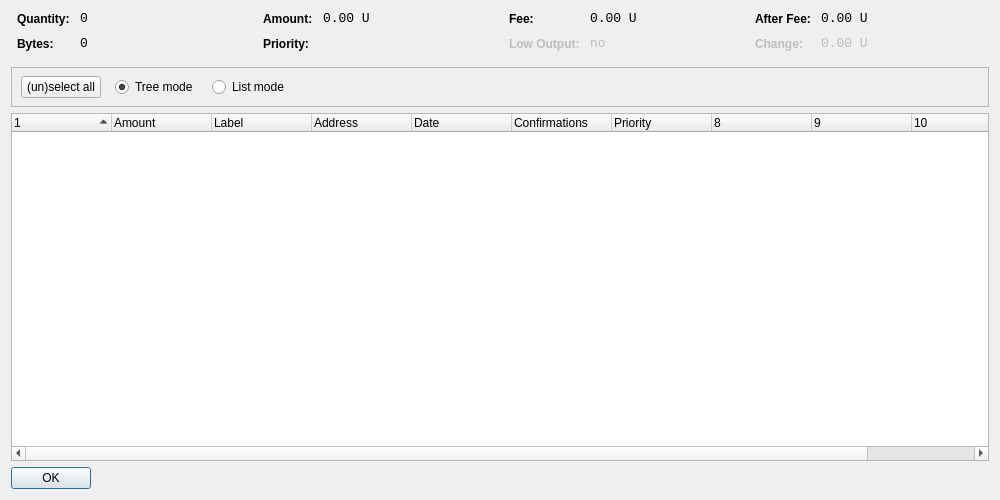
<?xml version="1.0" encoding="UTF-8"?>
<ui version="4.0">
 <class>CoinControlDialog</class>
 <widget class="QDialog" name="CoinControlDialog">
  <property name="geometry">
   <rect>
    <x>0</x>
    <y>0</y>
    <width>1000</width>
    <height>500</height>
   </rect>
  </property>
  <property name="windowTitle">
   <string>Coin Control</string>
  </property>
  <layout class="QVBoxLayout" name="verticalLayout">
   <item>
    <layout class="QHBoxLayout" name="horizontalLayoutTop" stretch="0,0,0,0">
     <property name="topMargin">
      <number>0</number>
     </property>
     <property name="bottomMargin">
      <number>10</number>
     </property>
     <item>
      <layout class="QFormLayout" name="formLayoutCoinControl1">
       <property name="horizontalSpacing">
        <number>10</number>
       </property>
       <property name="verticalSpacing">
        <number>10</number>
       </property>
       <property name="leftMargin">
        <number>6</number>
       </property>
       <property name="rightMargin">
        <number>6</number>
       </property>
       <item row="0" column="0">
        <widget class="QLabel" name="labelCoinControlQuantityText">
         <property name="styleSheet">
          <string notr="true">font-weight:bold;</string>
         </property>
         <property name="text">
          <string>Quantity:</string>
         </property>
        </widget>
       </item>
       <item row="0" column="1">
        <widget class="QLabel" name="labelCoinControlQuantity">
         <property name="font">
          <font>
           <family>Monospace</family>
           <pointsize>10</pointsize>
          </font>
         </property>
         <property name="cursor">
          <cursorShape>IBeamCursor</cursorShape>
         </property>
         <property name="contextMenuPolicy">
          <enum>Qt::ActionsContextMenu</enum>
         </property>
         <property name="text">
          <string notr="true">0</string>
         </property>
         <property name="textInteractionFlags">
          <set>Qt::LinksAccessibleByMouse|Qt::TextSelectableByKeyboard|Qt::TextSelectableByMouse</set>
         </property>
        </widget>
       </item>
       <item row="1" column="0">
        <widget class="QLabel" name="labelCoinControlBytesText">
         <property name="styleSheet">
          <string notr="true">font-weight:bold;</string>
         </property>
         <property name="text">
          <string>Bytes:</string>
         </property>
        </widget>
       </item>
       <item row="1" column="1">
        <widget class="QLabel" name="labelCoinControlBytes">
         <property name="font">
          <font>
           <family>Monospace</family>
           <pointsize>10</pointsize>
          </font>
         </property>
         <property name="cursor">
          <cursorShape>IBeamCursor</cursorShape>
         </property>
         <property name="contextMenuPolicy">
          <enum>Qt::ActionsContextMenu</enum>
         </property>
         <property name="text">
          <string notr="true">0</string>
         </property>
         <property name="textInteractionFlags">
          <set>Qt::LinksAccessibleByMouse|Qt::TextSelectableByKeyboard|Qt::TextSelectableByMouse</set>
         </property>
        </widget>
       </item>
      </layout>
     </item>
     <item>
      <layout class="QFormLayout" name="formLayoutCoinControl2">
       <property name="horizontalSpacing">
        <number>10</number>
       </property>
       <property name="verticalSpacing">
        <number>10</number>
       </property>
       <property name="leftMargin">
        <number>6</number>
       </property>
       <property name="rightMargin">
        <number>6</number>
       </property>
       <item row="0" column="0">
        <widget class="QLabel" name="labelCoinControlAmountText">
         <property name="styleSheet">
          <string notr="true">font-weight:bold;</string>
         </property>
         <property name="text">
          <string>Amount:</string>
         </property>
        </widget>
       </item>
       <item row="0" column="1">
        <widget class="QLabel" name="labelCoinControlAmount">
         <property name="font">
          <font>
           <family>Monospace</family>
           <pointsize>10</pointsize>
          </font>
         </property>
         <property name="cursor">
          <cursorShape>IBeamCursor</cursorShape>
         </property>
         <property name="contextMenuPolicy">
          <enum>Qt::ActionsContextMenu</enum>
         </property>
         <property name="text">
          <string notr="true">0.00 U</string>
         </property>
         <property name="textInteractionFlags">
          <set>Qt::LinksAccessibleByMouse|Qt::TextSelectableByKeyboard|Qt::TextSelectableByMouse</set>
         </property>
        </widget>
       </item>
       <item row="1" column="0">
        <widget class="QLabel" name="labelCoinControlPriorityText">
         <property name="styleSheet">
          <string notr="true">font-weight:bold;</string>
         </property>
         <property name="text">
          <string>Priority:</string>
         </property>
        </widget>
       </item>
       <item row="1" column="1">
        <widget class="QLabel" name="labelCoinControlPriority">
         <property name="font">
          <font>
           <family>Monospace</family>
           <pointsize>10</pointsize>
          </font>
         </property>
         <property name="cursor">
          <cursorShape>IBeamCursor</cursorShape>
         </property>
         <property name="contextMenuPolicy">
          <enum>Qt::ActionsContextMenu</enum>
         </property>
         <property name="text">
          <string/>
         </property>
         <property name="textInteractionFlags">
          <set>Qt::LinksAccessibleByMouse|Qt::TextSelectableByKeyboard|Qt::TextSelectableByMouse</set>
         </property>
        </widget>
       </item>
      </layout>
     </item>
     <item>
      <layout class="QFormLayout" name="formLayoutCoinControl3">
       <property name="horizontalSpacing">
        <number>10</number>
       </property>
       <property name="verticalSpacing">
        <number>10</number>
       </property>
       <property name="leftMargin">
        <number>6</number>
       </property>
       <property name="rightMargin">
        <number>6</number>
       </property>
       <item row="0" column="0">
        <widget class="QLabel" name="labelCoinControlFeeText">
         <property name="styleSheet">
          <string notr="true">font-weight:bold;</string>
         </property>
         <property name="text">
          <string>Fee:</string>
         </property>
        </widget>
       </item>
       <item row="0" column="1">
        <widget class="QLabel" name="labelCoinControlFee">
         <property name="font">
          <font>
           <family>Monospace</family>
           <pointsize>10</pointsize>
          </font>
         </property>
         <property name="cursor">
          <cursorShape>IBeamCursor</cursorShape>
         </property>
         <property name="contextMenuPolicy">
          <enum>Qt::ActionsContextMenu</enum>
         </property>
         <property name="text">
          <string notr="true">0.00 U</string>
         </property>
         <property name="textInteractionFlags">
          <set>Qt::LinksAccessibleByMouse|Qt::TextSelectableByKeyboard|Qt::TextSelectableByMouse</set>
         </property>
        </widget>
       </item>
       <item row="1" column="0">
        <widget class="QLabel" name="labelCoinControlLowOutputText">
         <property name="enabled">
          <bool>false</bool>
         </property>
         <property name="styleSheet">
          <string notr="true">font-weight:bold;</string>
         </property>
         <property name="text">
          <string>Low Output:</string>
         </property>
        </widget>
       </item>
       <item row="1" column="1">
        <widget class="QLabel" name="labelCoinControlLowOutput">
         <property name="enabled">
          <bool>false</bool>
         </property>
         <property name="font">
          <font>
           <family>Monospace</family>
           <pointsize>10</pointsize>
          </font>
         </property>
         <property name="cursor">
          <cursorShape>IBeamCursor</cursorShape>
         </property>
         <property name="contextMenuPolicy">
          <enum>Qt::ActionsContextMenu</enum>
         </property>
         <property name="text">
          <string notr="true">no</string>
         </property>
         <property name="textInteractionFlags">
          <set>Qt::LinksAccessibleByMouse|Qt::TextSelectableByKeyboard|Qt::TextSelectableByMouse</set>
         </property>
        </widget>
       </item>
      </layout>
     </item>
     <item>
      <layout class="QFormLayout" name="formLayoutCoinControl4">
       <property name="horizontalSpacing">
        <number>10</number>
       </property>
       <property name="verticalSpacing">
        <number>10</number>
       </property>
       <property name="leftMargin">
        <number>6</number>
       </property>
       <property name="rightMargin">
        <number>6</number>
       </property>
       <item row="0" column="0">
        <widget class="QLabel" name="labelCoinControlAfterFeeText">
         <property name="styleSheet">
          <string notr="true">font-weight:bold;</string>
         </property>
         <property name="text">
          <string>After Fee:</string>
         </property>
        </widget>
       </item>
       <item row="0" column="1">
        <widget class="QLabel" name="labelCoinControlAfterFee">
         <property name="font">
          <font>
           <family>Monospace</family>
           <pointsize>10</pointsize>
          </font>
         </property>
         <property name="cursor">
          <cursorShape>IBeamCursor</cursorShape>
         </property>
         <property name="contextMenuPolicy">
          <enum>Qt::ActionsContextMenu</enum>
         </property>
         <property name="text">
          <string notr="true">0.00 U</string>
         </property>
         <property name="textInteractionFlags">
          <set>Qt::LinksAccessibleByMouse|Qt::TextSelectableByKeyboard|Qt::TextSelectableByMouse</set>
         </property>
        </widget>
       </item>
       <item row="1" column="0">
        <widget class="QLabel" name="labelCoinControlChangeText">
         <property name="enabled">
          <bool>false</bool>
         </property>
         <property name="styleSheet">
          <string notr="true">font-weight:bold;</string>
         </property>
         <property name="text">
          <string>Change:</string>
         </property>
        </widget>
       </item>
       <item row="1" column="1">
        <widget class="QLabel" name="labelCoinControlChange">
         <property name="enabled">
          <bool>false</bool>
         </property>
         <property name="font">
          <font>
           <family>Monospace</family>
           <pointsize>10</pointsize>
          </font>
         </property>
         <property name="cursor">
          <cursorShape>IBeamCursor</cursorShape>
         </property>
         <property name="contextMenuPolicy">
          <enum>Qt::ActionsContextMenu</enum>
         </property>
         <property name="text">
          <string notr="true">0.00 U</string>
         </property>
         <property name="textInteractionFlags">
          <set>Qt::LinksAccessibleByMouse|Qt::TextSelectableByKeyboard|Qt::TextSelectableByMouse</set>
         </property>
        </widget>
       </item>
      </layout>
     </item>
    </layout>
   </item>
   <item>
    <widget class="QFrame" name="frame">
     <property name="minimumSize">
      <size>
       <width>0</width>
       <height>40</height>
      </size>
     </property>
     <property name="frameShape">
      <enum>QFrame::StyledPanel</enum>
     </property>
     <property name="frameShadow">
      <enum>QFrame::Sunken</enum>
     </property>
     <widget class="QWidget" name="horizontalLayoutWidget">
      <property name="geometry">
       <rect>
        <x>10</x>
        <y>0</y>
        <width>781</width>
        <height>41</height>
       </rect>
      </property>
      <layout class="QHBoxLayout" name="horizontalLayoutPanel" stretch="0,0,0,0,0">
       <property name="spacing">
        <number>14</number>
       </property>
       <item>
        <widget class="QPushButton" name="pushButtonSelectAll">
         <property name="sizePolicy">
          <sizepolicy hsizetype="Maximum" vsizetype="Fixed">
           <horstretch>0</horstretch>
           <verstretch>0</verstretch>
          </sizepolicy>
         </property>
         <property name="text">
          <string>(un)select all</string>
         </property>
        </widget>
       </item>
       <item>
        <widget class="QRadioButton" name="radioTreeMode">
         <property name="sizePolicy">
          <sizepolicy hsizetype="Maximum" vsizetype="Fixed">
           <horstretch>0</horstretch>
           <verstretch>0</verstretch>
          </sizepolicy>
         </property>
         <property name="text">
          <string>Tree mode</string>
         </property>
         <property name="checked">
          <bool>true</bool>
         </property>
        </widget>
       </item>
       <item>
        <widget class="QRadioButton" name="radioListMode">
         <property name="sizePolicy">
          <sizepolicy hsizetype="Maximum" vsizetype="Fixed">
           <horstretch>0</horstretch>
           <verstretch>0</verstretch>
          </sizepolicy>
         </property>
         <property name="text">
          <string>List mode</string>
         </property>
        </widget>
       </item>
       <item>
        <spacer name="horizontalSpacer">
         <property name="orientation">
          <enum>Qt::Horizontal</enum>
         </property>
         <property name="sizeHint" stdset="0">
          <size>
           <width>40</width>
           <height>20</height>
          </size>
         </property>
        </spacer>
       </item>
      </layout>
     </widget>
    </widget>
   </item>
   <item>
    <widget class="CoinControlTreeWidget" name="treeWidget">
     <property name="contextMenuPolicy">
      <enum>Qt::CustomContextMenu</enum>
     </property>
     <property name="sortingEnabled">
      <bool>false</bool>
     </property>
     <property name="columnCount">
      <number>11</number>
     </property>
     <attribute name="headerShowSortIndicator" stdset="0">
      <bool>true</bool>
     </attribute>
     <attribute name="headerStretchLastSection">
      <bool>false</bool>
     </attribute>
     <column>
      <property name="text">
       <string/>
      </property>
     </column>
     <column>
      <property name="text">
       <string>Amount</string>
      </property>
     </column>
     <column>
      <property name="text">
       <string>Label</string>
      </property>
     </column>
     <column>
      <property name="text">
       <string>Address</string>
      </property>
     </column>
     <column>
      <property name="text">
       <string>Date</string>
      </property>
     </column>
     <column>
      <property name="text">
       <string>Confirmations</string>
      </property>
      <property name="toolTip">
       <string>Confirmed</string>
      </property>
     </column>
     <column>
      <property name="text">
       <string>Priority</string>
      </property>
     </column>
     <column>
      <property name="text">
       <string/>
      </property>
     </column>
     <column>
      <property name="text">
       <string/>
      </property>
     </column>
     <column>
      <property name="text">
       <string/>
      </property>
     </column>
     <column>
      <property name="text">
       <string/>
      </property>
     </column>
    </widget>
   </item>
   <item>
    <widget class="QDialogButtonBox" name="buttonBox">
     <property name="sizePolicy">
      <sizepolicy hsizetype="Maximum" vsizetype="Fixed">
       <horstretch>0</horstretch>
       <verstretch>0</verstretch>
      </sizepolicy>
     </property>
     <property name="orientation">
      <enum>Qt::Horizontal</enum>
     </property>
     <property name="standardButtons">
      <set>QDialogButtonBox::Ok</set>
     </property>
    </widget>
   </item>
  </layout>
 </widget>
 <customwidgets>
  <customwidget>
   <class>CoinControlTreeWidget</class>
   <extends>QTreeWidget</extends>
   <header>coincontroltreewidget.h</header>
  </customwidget>
 </customwidgets>
 <resources/>
 <connections/>
</ui>
